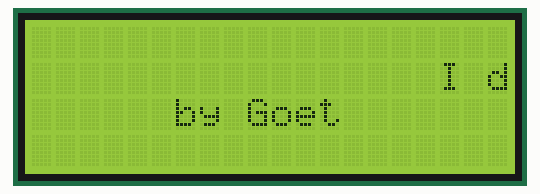
Simulated run of this sketch. Board: Arduino Uno, built with avr-gcc and run on an emulated ATmega328P. On the bench: 20×4 character LCD.

Above: at 0.58 s.
At 5.07 s:
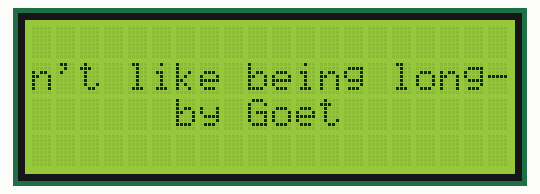
At 9.67 s:
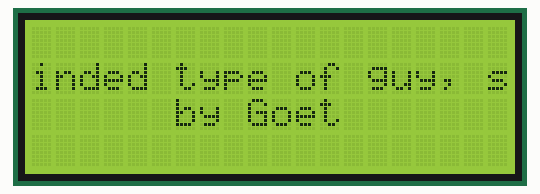
At 18.65 s:
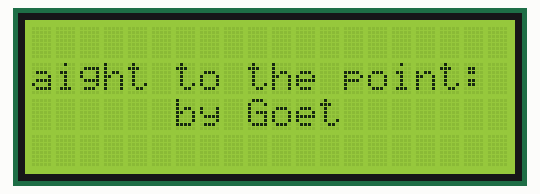
At 36.6 s:
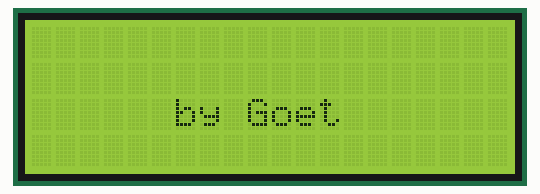
At 38.6 s:
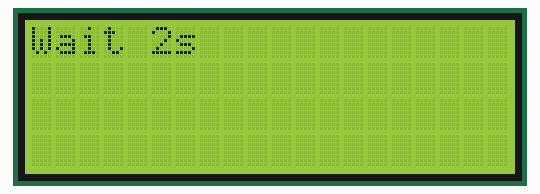

The sketch:

sketch_apr03c-I2C-LCDdemo3.ino
```cpp
#include <Wire.h>
#include <LiquidCrystal_I2C.h> // include lib according to your lcd type

// Constant for my lcd size, adjust to your lcd
#define LCDWIDTH 20
#define LCDHEIGHT 4

// Used lcd: mine is 0x3F type
const int  en = 2, rw = 1, rs = 0, d4 = 4, d5 = 5, d6 = 6, d7 = 7, bl = 3;

// Define I2C Address - change if required
const int i2c_addr = 0x3F;

LiquidCrystal_I2C lcd(i2c_addr, en, rw, rs, d4, d5, d6, d7, bl, POSITIVE);

int pinnedRow = LCDHEIGHT / 2;
int scrollingRow =  LCDHEIGHT / 2 - 1;
int scrollingSpeed = 200;

void setup() {
  lcd.begin(20, 4); // initialize with your correct lcd size here
  lcd.backlight();
}

void loop() {
  lcd.clear();
  char * pinnedString = (char *) F("by Goet");
  char * scrollingString = (char *) F("I don't like being long-winded type of guy, so I think i'll go straight to the point: this is a very long, long text scrolling on your lcd display :)");
  pinAndScrollText(pinnedString, pinnedRow, scrollingString, scrollingRow, scrollingSpeed);
  delay(2000);
  lcd.clear();
  lcd.print(F("Wait 2s"));
  delay(2000);
}

/* This procedure pins a given text in the center of a desired row while scrolling from right to left another given text on another desired row.
    Parameters:F
    char * pinnedText: pinned char string
    int pinnedRow: desired row for pinned String
    char * scrollingText: scrolling char string
    int scrollingRow: desired row for scrolling String
    int v = scrolling speed expressed in milliseconds
*/
void pinAndScrollText(char * pinnedText, int pinnedRow, char * scrollingText, int scrollingRow, int v) {
  if (pinnedRow == scrollingRow || pinnedRow < 0 || scrollingRow < 0 || pinnedRow >= LCDHEIGHT || scrollingRow >= LCDHEIGHT || strlen(pinnedText) > LCDWIDTH || v < 0) {
    lcd.clear();
    lcd.print(F("Error"));
    while (1);
  }
  int l = strlen(pinnedText);
  int ls = strlen(scrollingText);
  int x = LCDWIDTH;
  int n = ls + x;
  int i = 0;
  int j = 0;
  char c[ls + 1];
  flashCharSubstring(pinnedText, c, 0, l);
  lcd.setCursor(l % 2 == 0 ? LCDWIDTH / 2 - (l / 2) : LCDWIDTH / 2 - (l / 2) - 1, pinnedRow);
  lcd.print(c);
  while (n > 0) {
    if (x > 0) {
      x--;
    }
    lcd.setCursor(x, scrollingRow);
    if (n > LCDWIDTH) {
      j++;
      i = (j > LCDWIDTH) ? i + 1 : 0;
      flashCharSubstring(scrollingText, c, i, j);
      lcd.print(c);
    } else {
      i = i > 0 ? i + 1 : 0;
      if (n == ls) {
        i++;
      }
      flashCharSubstring(scrollingText, c, i, j);
      lcd.print(c);
      lcd.setCursor(n - 1, scrollingRow);
      lcd.print(' ');
    }
    n--;
    if (n > 0) {
      delay(v);
    }
  }
}

/* This procedure makes a char substring based on indexes from a given char string stored in progmem.
   The caller have to set its own buffer and pass its reference
   to the procedure. The procedure will fill the buffer with
   desired substring based on given indexes. Caller buffer size have
   to be at least big as desired substring length (plus null terminating char) of course.
   As a general rule, caller buffer should be: char buf[strlen(str) + 1].
   Example:
   char * string = (char*)F("Hello world!"); // or char string[] = (char[])F("Hello world!");
   char buf[strlen(string) + 1];
   flashCharSubstring(string, buf, 0, 5);
   Serial.println(buf); // output: "Hello"
    Parameters:
    const char *str: string from where to extract the substring
    char *buf: reference of the caller buffer.
    int inf: lower bound, included
    int sup: upper bound, excluded
*/
void flashCharSubstring(const char *str, char *buf, int inf, int sup) {
  int l = sup - inf;
  for (int i = 0; i < l; i++) {
    buf[i] = pgm_read_byte_near(&str[i + inf]);
  }
  buf[l] = '\0';
}
```

Measured:
- what the display in image 4 shows lasts 2.0 s, from 36.6 s to 38.6 s
